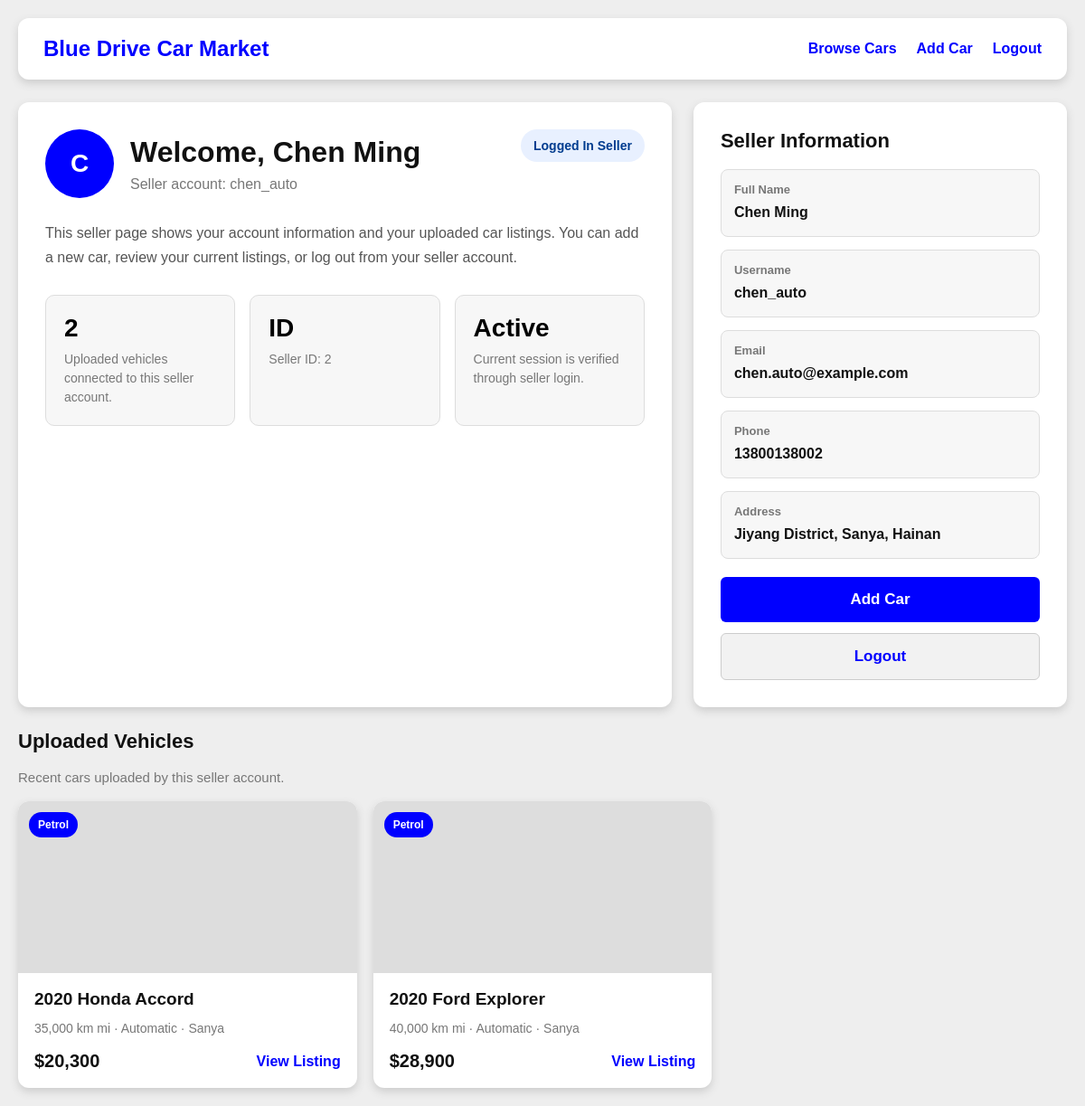
The page /seller-page.php (signed in) on the database its author committed.
### tables this page shows
CREATE TABLE IF NOT EXISTS sellers (
    seller_id INT AUTO_INCREMENT PRIMARY KEY,
    full_name VARCHAR(100) NOT NULL,
    address VARCHAR(255) NOT NULL,
    phone VARCHAR(20) NOT NULL,
    email VARCHAR(100) NOT NULL,
    username VARCHAR(50) NOT NULL UNIQUE,
    password VARCHAR(255) NOT NULL,
    created_at TIMESTAMP DEFAULT CURRENT_TIMESTAMP
);

CREATE TABLE IF NOT EXISTS cars (
    car_id INT AUTO_INCREMENT PRIMARY KEY,
    seller_id INT NOT NULL,
    brand VARCHAR(50),
    model VARCHAR(100) NOT NULL,
    year INT NOT NULL,
    mileage VARCHAR(50),
    fuel_type VARCHAR(50),
    transmission VARCHAR(50),
    colour VARCHAR(50),
    location VARCHAR(100),
    price DECIMAL(10,2),
    image_path VARCHAR(500),
    description TEXT,
    created_at TIMESTAMP DEFAULT CURRENT_TIMESTAMP,
    FOREIGN KEY (seller_id) REFERENCES sellers(seller_id)
);

### public/seller-page.php (the view, shortened to what this page needs)
<?php
require_once __DIR__ . '/../includes/db.php';
$sellerId = $_SESSION['seller_id'] ?? null;
$sellerName = $_SESSION['seller_name'] ?? 'Seller';
$sellerUsername = $_SESSION['seller_username'] ?? '';
$sellerEmail = $_SESSION['seller_email'] ?? '';
$seller = [
    'full_name' => $sellerName,
    'username' => $sellerUsername,
    'email' => $sellerEmail,
    'phone' => 'Not provided',
    'address' => 'Not provided'
];
$cars = [];
$totalCars = 0;
if ($sellerId) {
    try {
        $sellerStmt = $pdo->prepare(
            "SELECT full_name, username, email, phone, address
             FROM sellers
             WHERE seller_id = :seller_id
             LIMIT 1"
        );
        $sellerStmt->execute([':seller_id' => $sellerId]);
        $sellerData = $sellerStmt->fetch(PDO::FETCH_ASSOC);
        if ($sellerData) {
            $seller = $sellerData;
        }
        $countStmt = $pdo->prepare(
            "SELECT COUNT(*) AS total
             FROM cars
             WHERE seller_id = :seller_id"
        );
        $countStmt->execute([':seller_id' => $sellerId]);
        $countResult = $countStmt->fetch(PDO::FETCH_ASSOC);
        $totalCars = $countResult ? (int)$countResult['total'] : 0;
        $carStmt = $pdo->prepare(
            "SELECT car_id, brand, model, year, mileage, fuel_type, transmission,
                    colour, location, price, image_path, description
             FROM cars
             WHERE seller_id = :seller_id
             ORDER BY created_at DESC
             LIMIT 3"
        );
        $carStmt->execute([':seller_id' => $sellerId]);
        $cars = $carStmt->fetchAll(PDO::FETCH_ASSOC);
    } catch (PDOException $e) {
        $cars = [];
    }
}
$addCarLink = file_exists(__DIR__ . '/add-car.php') ? 'add-car.php' : 'upload.php';
$searchLink = file_exists(__DIR__ . '/search.php') ? 'search.php' : 'search.html';
function safeText($value) {
    return htmlspecialchars((string)$value, ENT_QUOTES, 'UTF-8');
}
function formatPrice($value) {
    return '$' . number_format((float)$value, 0);
}
function getImagePath($path) {
    return $path;
}
?>
<!DOCTYPE html>
<html>
<head>
</head>
<body>
<div class="page">
    <div class="header">
        <div class="logo">Blue Drive Car Market</div>
        <div class="nav-links">
            <a href="<?php echo safeText($searchLink); ?>">Browse Cars</a>
            <a href="<?php echo safeText($addCarLink); ?>">Add Car</a>
            <a href="logout.php">Logout</a>
        </div>
    </div>
    <div class="main-grid">
        <section class="card profile-card">
            <div class="profile-top">
                <div class="identity">
                    <div class="avatar">
                        <?php echo strtoupper(substr($seller['full_name'] ?: 'S', 0, 1)); ?>
                    </div>
                    <div>
                        <h1 class="seller-name">Welcome, <?php echo safeText($seller['full_name']); ?></h1>
                        <p class="seller-username">
                            Seller account:
                            <?php echo safeText($seller['username'] ?: 'Not provided'); ?>
                        </p>
                    </div>
                </div>
                <div class="status-pill">Logged In Seller</div>
            </div>
            <p class="intro">
                This seller page shows your account information and your uploaded car listings.
                You can add a new car, review your current listings, or log out from your seller account.
            </p>
            <div class="stats">
                <div class="stat-card">
                    <strong><?php echo safeText($totalCars); ?></strong>
                    <span>Uploaded vehicles connected to this seller account.</span>
                </div>
                <div class="stat-card">
                    <strong>ID</strong>
                    <span>Seller ID: <?php echo safeText($sellerId); ?></span>
                </div>
                <div class="stat-card">
                    <strong>Active</strong>
                    <span>Current session is verified through seller login.</span>
                </div>
            </div>
        </section>
        <aside class="card contact-card">
            <h3>Seller Information</h3>
            <div class="contact-list">
                <div class="contact-item">
                    <label>Full Name</label>
                    <div><?php echo safeText($seller['full_name']); ?></div>
                </div>
                <div class="contact-item">
                    <label>Username</label>
                    <div><?php echo safeText($seller['username']); ?></div>
                </div>
                <div class="contact-item">
                    <label>Email</label>
                    <div><?php echo safeText($seller['email']); ?></div>
                </div>
                <div class="contact-item">
                    <label>Phone</label>
                    <div><?php echo safeText($seller['phone']); ?></div>
                </div>
                <div class="contact-item">
                    <label>Address</label>
                    <div><?php echo safeText($seller['address']); ?></div>
                </div>
            </div>
            <div class="action-row">
                <a class="btn btn-primary" href="<?php echo safeText($addCarLink); ?>">Add Car</a>
                <a class="btn btn-secondary" href="logout.php">Logout</a>
            </div>
        </aside>
    </div>
    <section>
        <div class="section-title">
            <div>
                <h3>Uploaded Vehicles</h3>
                <p>Recent cars uploaded by this seller account.</p>
            </div>
        </div>
        <?php if (!empty($cars)): ?>
            <div class="inventory-grid">
                <?php foreach ($cars as $car): ?>
                    <?php
                    $imagePath = getImagePath($car['image_path'] ?? '');
                    $carTitle = trim(($car['year'] ?? '') . ' ' . ($car['brand'] ?? '') . ' ' . ($car['model'] ?? ''));
                    $detailLink = 'car-detail.php?id=' . urlencode($car['car_id']);
                    ?>
                    <article class="vehicle-card">
                        <div class="vehicle-image"
                             style="<?php echo $imagePath ? "background-image: url('" . safeText($imagePath) . "');" : ''; ?>">
                            <div class="vehicle-tag"><?php echo safeText($car['fuel_type'] ?: 'Car Listing'); ?></div>
                        </div>
                        <div class="vehicle-body">
                            <h4><?php echo safeText($carTitle ?: 'Car Listing'); ?></h4>
                            <div class="vehicle-meta">
                                <?php echo safeText($car['mileage']); ?> mi ·
                                <?php echo safeText($car['transmission']); ?> ·
                                <?php echo safeText($car['location']); ?>
                            </div>
                            <div class="price-row">
                                <strong><?php echo safeText(formatPrice($car['price'])); ?></strong>
                                <a class="mini-btn" href="<?php echo safeText($detailLink); ?>">View Listing</a>
                            </div>
                        </div>
                    </article>
                <?php endforeach; ?>
            </div>
        <?php endif; ?>
    </section>
</div>
</body>
</html>

### public/seller-page.php (style rules this page uses)
* { margin: 0; padding: 0; box-sizing: border-box; font-family: Arial, sans-serif; }
body { background: #eee; min-height: 100vh; padding: 20px; color: #111; }
.page { max-width: 1200px; margin: 0 auto; }
.header { background: white; border-radius: 12px; padding: 20px 28px; margin-bottom: 25px; box-shadow: 0 4px 10px #ccc; display: flex; justify-content: space-between; align-items: center; gap: 20px; }
.logo { font-size: 24px; font-weight: bold; color: blue; }
.nav-links { display: flex; gap: 22px; flex-wrap: wrap; }
.nav-links a { color: blue; text-decoration: none; font-weight: bold; }
.main-grid { display: grid; grid-template-columns: 1.4fr 0.8fr; gap: 24px; margin-bottom: 25px; }
.card { background: white; border-radius: 12px; padding: 30px; box-shadow: 0 4px 10px #ccc; }
.profile-card { min-height: 320px; }
.profile-top { display: flex; justify-content: space-between; align-items: flex-start; gap: 20px; margin-bottom: 25px; }
.identity { display: flex; gap: 18px; align-items: center; }
.avatar { width: 76px; height: 76px; border-radius: 50%; background: blue; color: white; display: flex; align-items: center; justify-content: center; font-size: 28px; font-weight: bold; flex-shrink: 0; }
.seller-name { font-size: 32px; margin-bottom: 8px; }
.seller-username { color: #777; font-size: 16px; }
.status-pill { background: #e8f0ff; color: #003c8f; padding: 10px 14px; border-radius: 999px; font-size: 14px; font-weight: bold; white-space: nowrap; }
.intro { color: #555; line-height: 1.7; margin-bottom: 28px; }
.stats { display: grid; grid-template-columns: repeat(3, 1fr); gap: 16px; }
.stat-card { background: #f7f7f7; border-radius: 10px; padding: 20px; border: 1px solid #ddd; }
.stat-card strong { display: block; font-size: 28px; margin-bottom: 8px; color: black; }
.stat-card span { color: #777; font-size: 14px; line-height: 1.5; }
.contact-card h3, .section-title h3 { font-size: 22px; margin-bottom: 18px; }
.contact-list { display: grid; gap: 14px; }
.contact-item { background: #f7f7f7; border-radius: 8px; padding: 14px; border: 1px solid #ddd; }
.contact-item label { display: block; color: #777; font-size: 13px; margin-bottom: 6px; font-weight: bold; }
.contact-item div { color: #111; font-weight: bold; line-height: 1.5; word-break: break-word; }
.action-row { display: grid; grid-template-columns: 1fr; gap: 12px; margin-top: 20px; }
.btn { display: block; width: 100%; padding: 15px; border-radius: 6px; text-align: center; text-decoration: none; font-size: 17px; font-weight: bold; }
.btn-primary { background: blue; color: white; }
.btn-secondary { background: #f2f2f2; color: blue; border: 1px solid #ccc; }
.section-title { display: flex; justify-content: space-between; align-items: flex-end; gap: 20px; margin-bottom: 18px; }
.section-title p { color: #777; font-size: 15px; }
.inventory-grid { display: grid; grid-template-columns: repeat(3, 1fr); gap: 18px; }
.vehicle-card { background: white; border-radius: 12px; overflow: hidden; box-shadow: 0 4px 10px #ccc; }
.vehicle-image { height: 190px; background: #ddd; background-size: cover; background-position: center; position: relative; }
.vehicle-tag { position: absolute; top: 12px; left: 12px; background: blue; color: white; padding: 7px 10px; border-radius: 999px; font-size: 12px; font-weight: bold; }
.vehicle-body { padding: 18px; }
.vehicle-body h4 { font-size: 19px; margin-bottom: 10px; }
.vehicle-meta { color: #777; font-size: 14px; line-height: 1.6; margin-bottom: 14px; }
.price-row { display: flex; justify-content: space-between; align-items: center; gap: 12px; }
.price-row strong { font-size: 20px; }
.mini-btn { color: blue; font-weight: bold; text-decoration: none; }

### rows shown on the page
sellers: full_name "C", full_name "Chen Ming", username "chen_auto", email "chen.auto@example.com", phone "13800138002", address "Jiyang District, Sanya, Hainan"
cars: fuel_type "Petrol", safeText($carTitle ?: 'Car Listing') "2020 Honda Accord", mileage "35,000 km", transmission "Automatic", location "Sanya", price "$20,300"
cars: fuel_type "Petrol", safeText($carTitle ?: 'Car Listing') "2020 Ford Explorer", mileage "40,000 km", transmission "Automatic", location "Sanya", price "$28,900"

### other values the page prints
safeText($totalCars) "2"
safeText($sellerId) "2"
